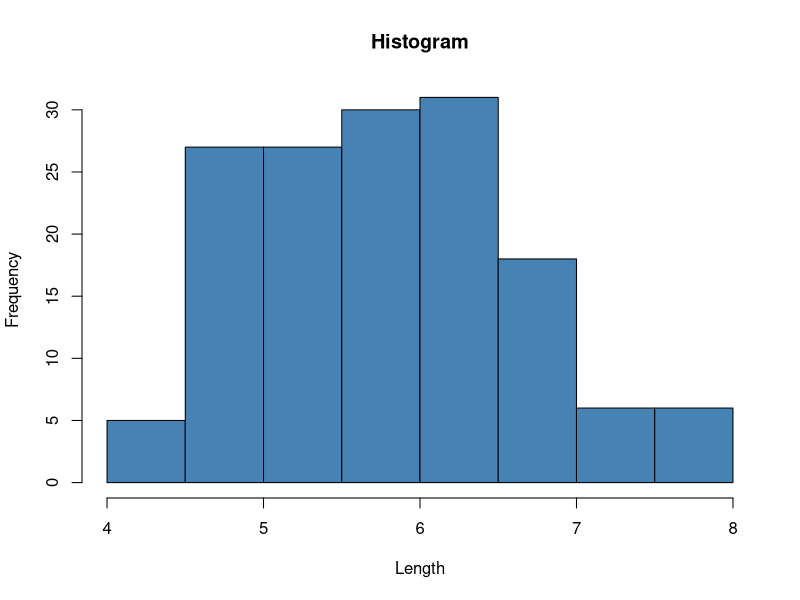
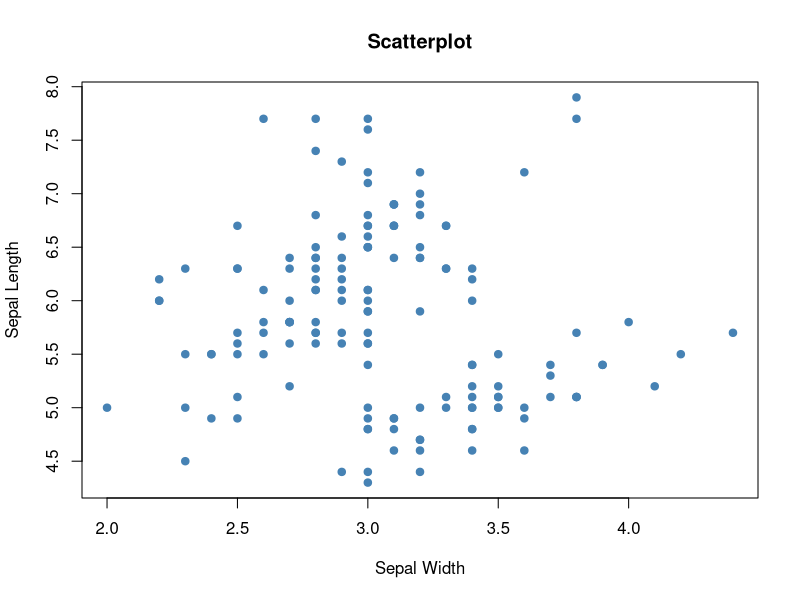
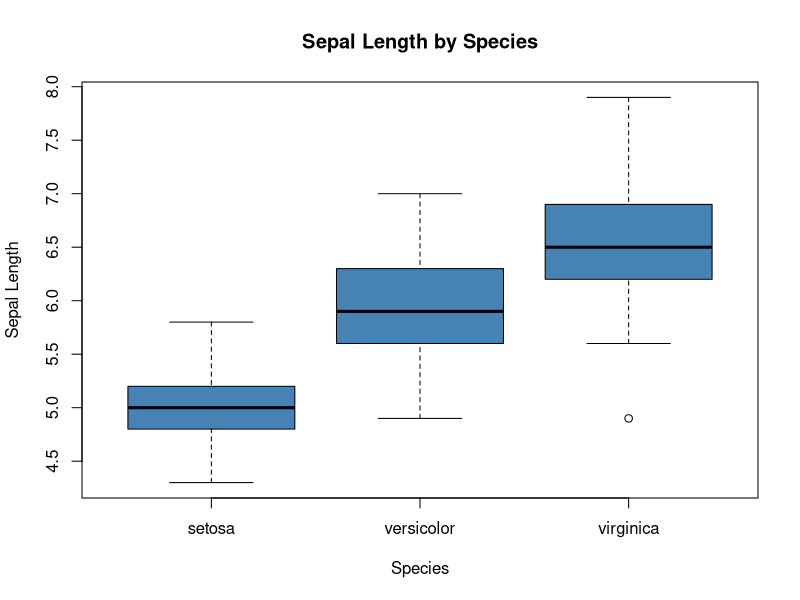

The R source for these figures, in order:

# EXPLORE AND SUMMARIZE A DATA SET  ++++++++++++++++++++++++

#  Iris Dataset in R


# iris dataset is a built-in dataset in R, we can load it by:

data(iris)

#view first six rows of iris dataset
head(iris)

# summarize iris dataset
summary(iris)

#  For the only categorical variable in the dataset (Species) we see 
#  a frequency count of each value:

# use the dim() function to get the dimensions of the dataset in terms
# of number of rows and number of columns:

#display rows and columns
dim(iris)
# [1] 150   5

#display column names
names(iris)

# Visualize the Iris Dataset  +++++++++++++++++++++++++++++++++++

#create histogram of values for sepal length

hist(iris$Sepal.Length,
     col='steelblue',
     main='Histogram',
     xlab='Length',
     ylab='Frequency')


# We can also use the plot() function to create a scatterplot of any
# pairwise combination of variables:

#create scatterplot of sepal width vs. sepal length

plot(iris$Sepal.Width, iris$Sepal.Length,
     col='steelblue',
     main='Scatterplot',
     xlab='Sepal Width',
     ylab='Sepal Length',
     pch=19)


# We can also use the boxplot() function to create a boxplot by group:
# create scatterplot of sepal width vs. sepal length
 
 boxplot(Sepal.Length~Species,
          data=iris,
          main='Sepal Length by Species',
          xlab='Species',
          ylab='Sepal Length',
          col='steelblue',
          border='black')

 # The x-axis displays the three species and the y-axis displays 
 # the distribution of values for sepal length for each species.
 # This type of plot allows us to quickly see that the sepal length
 # tends to be largest for the virginica species and smallest for the 
 # setosa species.
